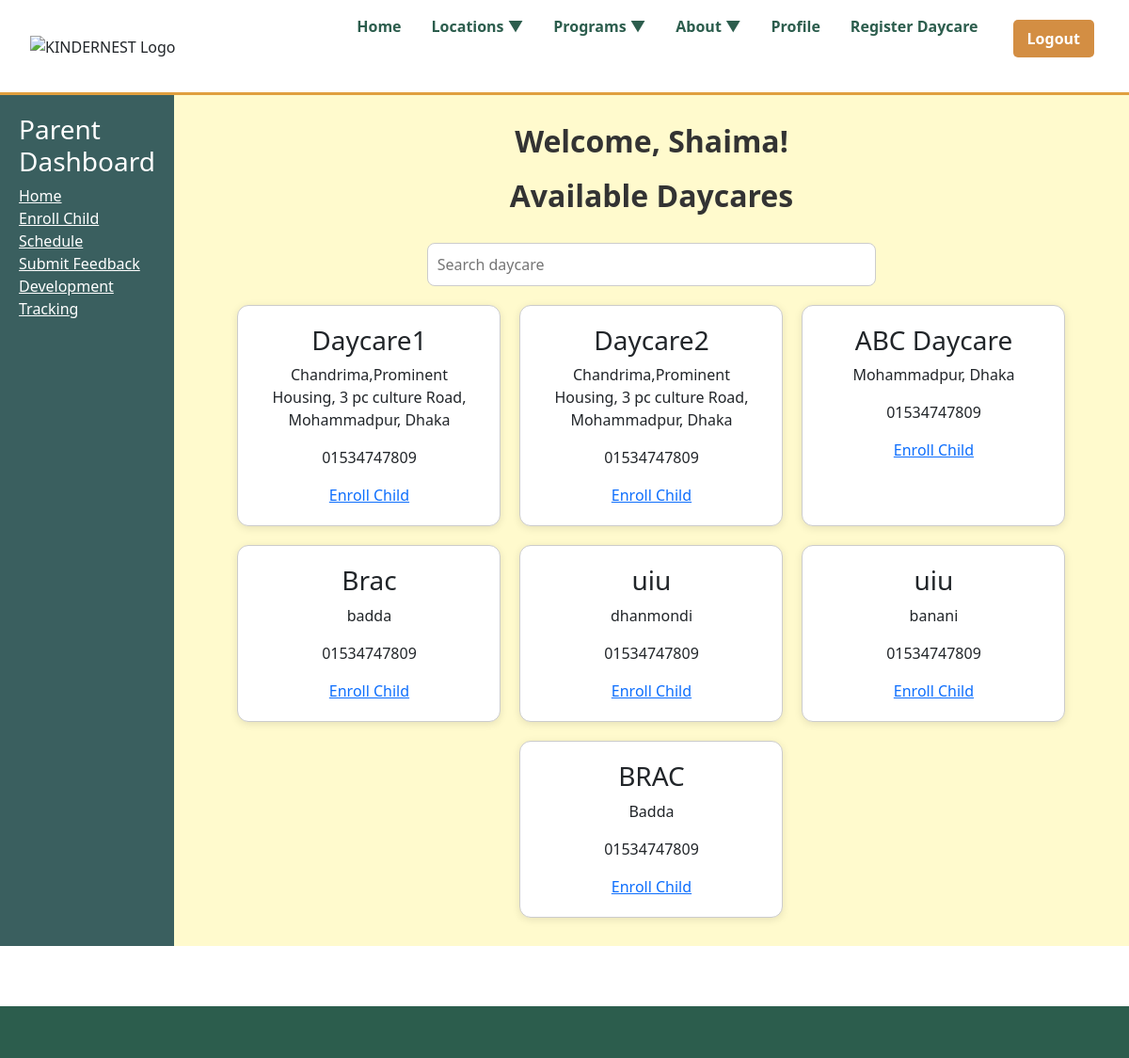
Before: /accounts/parent/enroll/ (signed in, upper part) with the older database file.
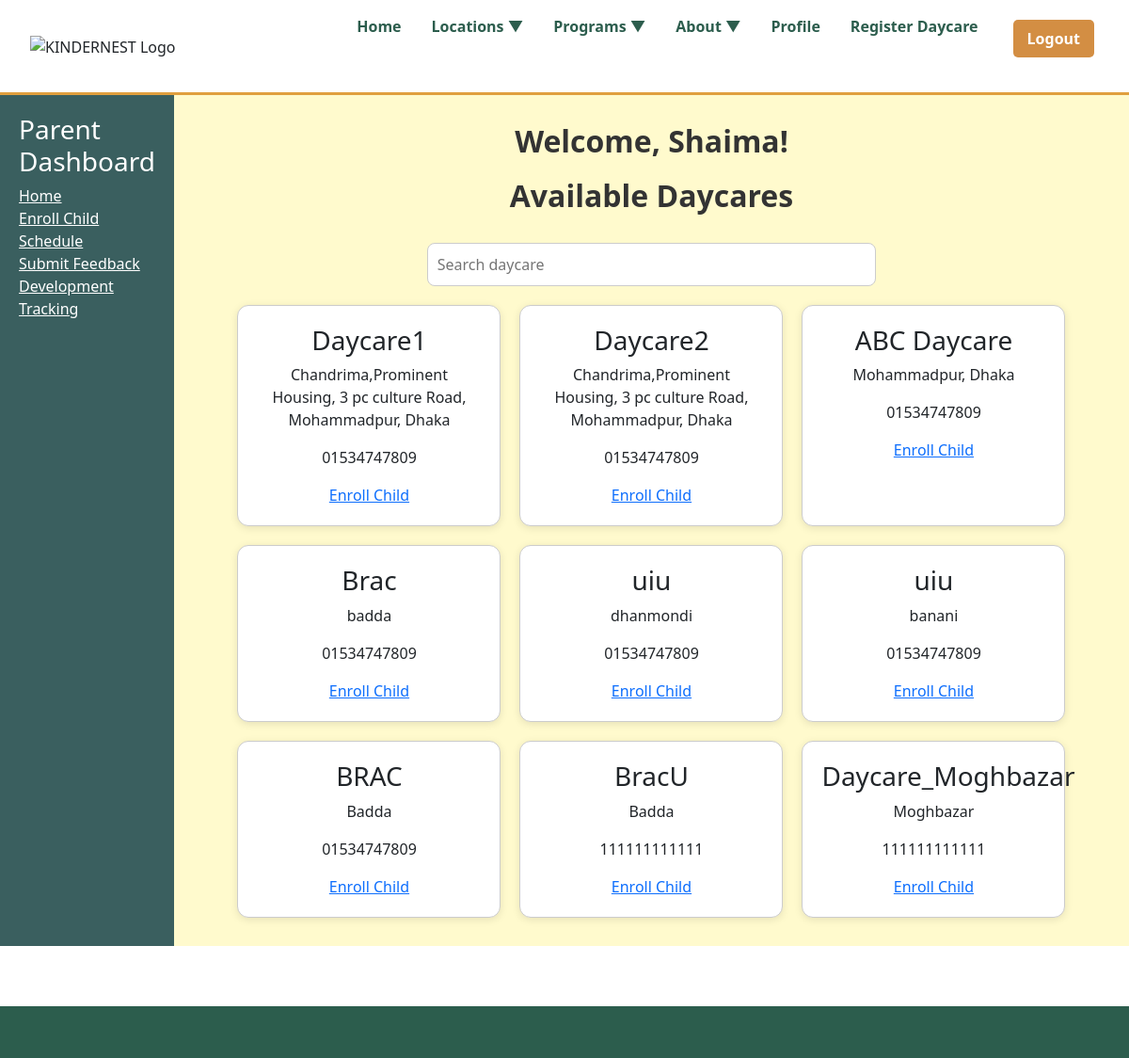
After: the same page with the newer database file.
### accounts/models.py (models this page shows, shortened)
class Parent(AbstractUser):
    ROLE_CHOICES = (
        ('parent', 'Parent'),
        ('admin', 'Admin'),
        ('staff', 'Daycare Staff'),
    )
    role = models.CharField(max_length=10, choices=ROLE_CHOICES, default='parent')
    email = models.EmailField(unique=True)
    child_name = models.CharField(max_length=100, blank=True)
    first_name = models.CharField(max_length=50)
    last_name = models.CharField(max_length=50)
    date_of_birth = models.DateField(null=True, blank=True)
    parents_profession = models.CharField(max_length=100, blank=True)
    country = models.CharField(max_length=50, blank=True)
    state = models.CharField(max_length=50, blank=True)
    home_phone = models.CharField(max_length=20, blank=True)
    alt_phone = models.CharField(max_length=20, blank=True)
    work_phone = models.CharField(max_length=20, blank=True)
    emergency_contact = models.CharField(max_length=100, blank=True)
    emergency_relation = models.CharField(max_length=100, blank=True)
    profile_picture = models.ImageField(upload_to='profile_pics/', default='profile_pics/default-profile.png')

class Daycare(models.Model):
    name = models.CharField(max_length=255)
    address = models.TextField()
    phone = models.CharField(max_length=20)
    email = models.EmailField()
    website = models.URLField(blank=True)
    established_date = models.DateField(null=True, blank=True)
    created_at = models.DateTimeField(auto_now_add=True)
    admin = models.ForeignKey(
        settings.AUTH_USER_MODEL,
        on_delete=models.CASCADE,
        related_name='daycares',
        null=True,    # <-- ADD THIS
        blank=True    # <-- ADD THIS
    )

### accounts/views.py (the view)
# urls.py: path('parent/enroll/', views.enroll_child_dashboard, name='enroll_child_dashboard'),
@login_required
def enroll_child_dashboard(request):
    daycare_list = Daycare.objects.all()
    return render(request, 'accounts/enroll_child_dashboard.html', {'daycare_list': daycare_list})

### accounts/templates/accounts/enroll_child_dashboard.html (shortened to what this page needs)
{% extends 'accounts/parent_dashboard.html' %}
{% block dashboard_content %}
<h2 style="text-align: center; margin-bottom: 30px;">Available Daycares</h2>
<div style="text-align:center; margin-bottom: 20px;">
    <input type="text" id="searchInput" placeholder="Search daycare"
        style="width: 50%; padding: 10px; border-radius: 8px; border: 1px solid #ccc;">
</div>
<div style="display: flex; flex-wrap: wrap; justify-content: center; gap: 20px;">
    {% for daycare in daycare_list %}
        <div class="daycare-card" data-name="{{ daycare.name }}" data-location="{{ daycare.address }}">
            <h3>{{ daycare.name }}</h3>
            <p>{{ daycare.address }}</p>
            <p>{{ daycare.phone }}</p>
            <a href="{% url 'children_register' daycare.id %}" class="enroll-btn">Enroll Child</a>
        </div>
    {% endfor %}
</div>
{% endblock %}

### accounts/templates/accounts/parent_dashboard.html (shortened to what this page needs)
{% extends 'base.html' %}
{% block content %}
<head>
    <link href="https://cdn.jsdelivr.net/npm/bootstrap@5.1.3/dist/css/bootstrap.min.css" rel="stylesheet">
</head>
<div style="display: flex; min-height: 100vh;">
    <div style="width: 220px; background-color: #3A5F5F; padding: 20px; color: white;">
        <h3>Parent Dashboard</h3>
        <ul style="list-style-type: none; padding: 0;">
            <li><a href="{% url 'index' %}" style="color: white;">Home</a></li>
            <li><a href="{% url 'enroll_child_dashboard' %}" style="color: white;">Enroll Child</a></li>
            <li><a href="{% url 'parent_schedule' %}" style="color: white;">Schedule</a></li>
            <li><a href="{% url 'submit_feedback' %}" style="color: white;">Submit Feedback</a></li>
            <li><a href="{% url 'child_development' %}" style="color: white;">Development Tracking</a></li>
        </ul>
    </div>
    <div style="flex-grow: 1; padding: 30px; background-color: #FFFACD;">
        <h2>Welcome, {{ user.first_name }}!</h2>
        {% block dashboard_content %}{% endblock %}
    </div>
</div>
{% endblock %}

### accounts/templates/base.html (shortened to what this page needs)
{% load static %}
<!DOCTYPE html>
<html lang="en">
<head>
    <link href="https://cdn.jsdelivr.net/npm/bootstrap@5.3.0-alpha1/dist/css/bootstrap.min.css" rel="stylesheet">
    <link rel="stylesheet" href="{% static 'css/style.css' %}">
</head>
<body>
    <header class="main-header">
        <nav class="main-nav">
            <div class="logo-container">
                <img src="https://i.ibb.co.com/hxVVbBd5/logo.png" alt="KINDERNEST Logo" class="logo">
            </div>
            <ul class="nav-links">
                <li><a href="{% url 'index' %}">Home</a></li>
                <li><a href="#locations">Locations ▼</a></li>
                <li><a href="#programs">Programs ▼</a></li>
                <li><a href="#about">About ▼</a></li>
                <li><a href="{% url 'profile' %}">Profile</a></li>
                {% if user.is_authenticated and user.role == 'admin' %}
                <li><a href="{% url 'register_daycare' %}">Register Daycare</a></li>
                {% endif %}
                {% if user.is_authenticated %}
                    <form method="post" action="{% url 'logout' %}" style="display:inline;">
                        <button type="submit" class="cta-button">Logout</button>
                    </form>
                {% else %}
                    <li><a href="{% url 'login' %}">Login</a></li>
                    <li><a href="{% url 'register' %}">Register</a></li>
                {% endif %}
            </ul>
        </nav>
    </header>
    <main class="content-wrapper">
        {% block content %}
        {% endblock %}
    </main>
    <footer class="main-footer">
    </footer>
</body>
</html>

### accounts/static/css/style.css (style rules this page uses)
:root { --primary: #335c67; --secondary: #fff3b0; --accent1: #e09f3e; --accent2: #9e2a2b; --dark: #540b0e; --text-light: #fff8e1; --text-dark: #2a2a2a; }
body { background: var(--secondary); color: var(--text-dark); }
.main-header { background: var(--primary); border-bottom: 3px solid var(--accent1); }
.nav-links a { color: var(--text-light); }
.cta-button { background: var(--accent1); color: var(--dark); }
.main-footer { background: var(--primary); color: var(--text-light); }
* { margin: 0; padding: 0; box-sizing: border-box; }
body { font-family: "Nunito", sans-serif; line-height: 1.6; }
.main-header { background: #ffffff; box-shadow: 0 2px 5px rgba(0, 0, 0, 0.1); padding: 1rem 0; }
.main-nav { max-width: 1200px; margin: 0 auto; display: flex; justify-content: space-between; align-items: center; padding: 0 2rem; }
.logo { height: 60px; width: auto; }
.nav-links { display: flex; list-style: none; gap: 2rem; }
.nav-links a { text-decoration: none; color: #2c5d4d; font-weight: 600; transition: color 0.3s ease; }
.cta-button { display: inline-block; padding: 1rem 2rem; background: #f9a825; color: white; text-decoration: none; border-radius: 30px; transition: transform 0.3s ease; }
.cta-button { padding: 8px 15px; background-color: #d38e43; border: none; border-radius: 5px; color: white; font-weight: bold; cursor: pointer; margin: 5px; text-decoration: none; }
.main-footer { background: #2c5d4d; color: white; padding: 4rem 2rem 2rem; margin-top: 4rem; }

### accounts/templates/accounts/parent_dashboard.html (style rules this page uses)
h2 { font-size: 2rem; font-weight: bold; color: #333; text-align: center; margin-bottom: 20px; }

### accounts/templates/accounts/enroll_child_dashboard.html (style rules this page uses)
.daycare-card { background: white; border: 1px solid #ccc; border-radius: 12px; padding: 20px; width: 280px; box-shadow: 0 2px 8px rgba(0,0,0,0.1); transition: transform 0.3s ease, box-shadow 0.3s ease; text-align: center; }

Changed rows visible on the page:
added Daycare: name "BracU", address "Badda", phone "111111111111"
added Daycare: name "Daycare_Moghbazar", address "Moghbazar", phone "111111111111"
